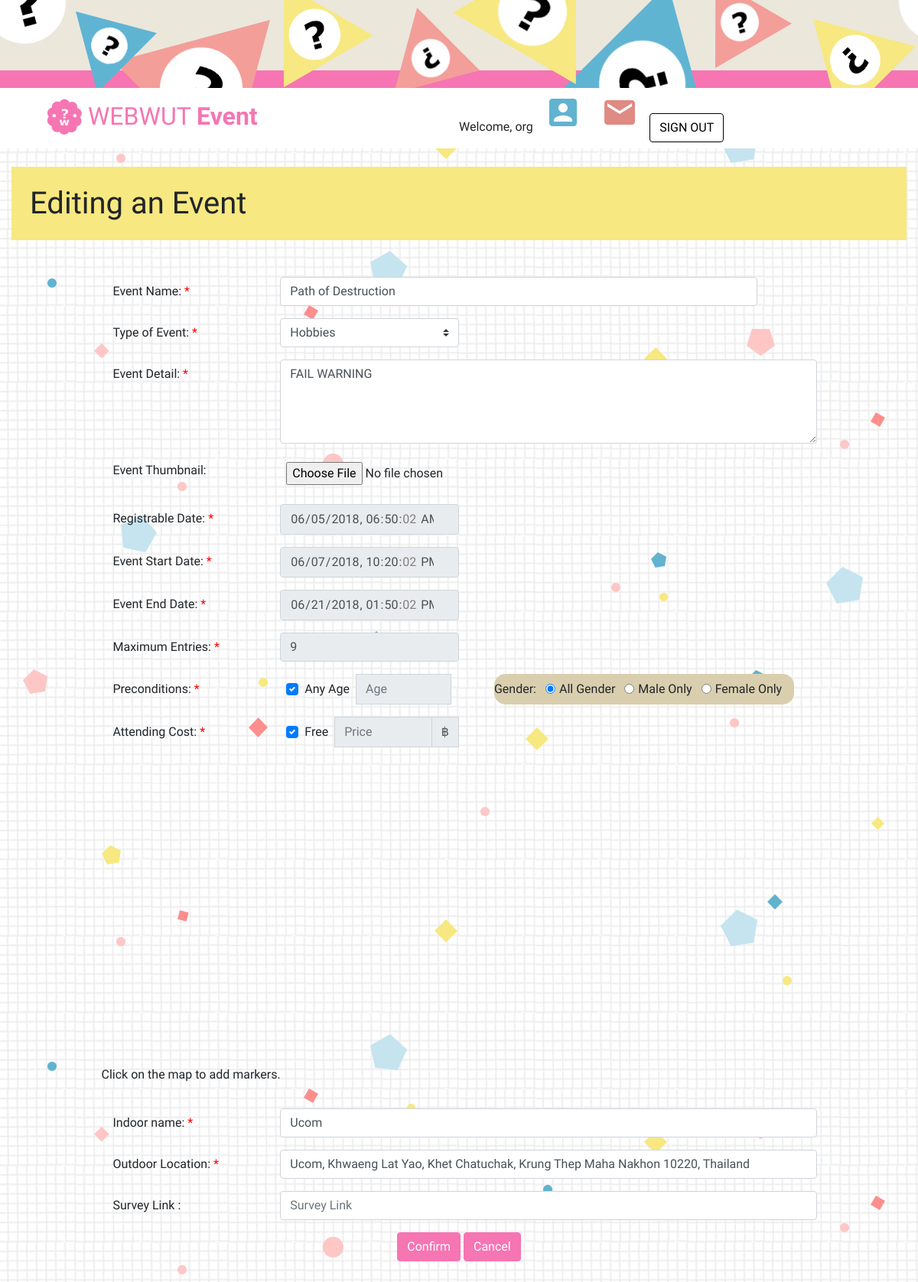
The page /event-form.php?eid=3 (signed in) on the database its author committed.
### tables this page shows
CREATE TABLE `event` (
  `eventID` int(11) NOT NULL,
  `orgID` int(11) NOT NULL,
  `eventCreate` timestamp NOT NULL DEFAULT CURRENT_TIMESTAMP,
  `registrableDate` datetime NOT NULL,
  `eventStart` datetime NOT NULL,
  `eventEnd` datetime NOT NULL,
  `eventName` varchar(255) NOT NULL,
  `eventDetail` varchar(512) NOT NULL,
  `age` int(11) NOT NULL,
  `gender` varchar(6) NOT NULL,
  `price` int(11) NOT NULL,
  `capacity` int(11) NOT NULL,
  `indoorName` varchar(255) NOT NULL,
  `location` varchar(255) NOT NULL,
  `type` varchar(10) NOT NULL
);

### organizer/event-form-components/php/form-cache.php (called while the page is built, shortened)
<?php
require_once 'services/connectDB.php';
if (empty($_GET)) {
    $headings = "Adding an Event";
} else {
    $eventID = $_GET["eid"];
    $orgID = $_SESSION["ID"];
    $query = "SELECT `eventDetail`, `eventName`, `registrableDate`,
              `eventStart`, `eventEnd`, `type`, `capacity`,
              `indoorName`, `location`, `surveyLink`
              FROM `event`
              LEFT JOIN `event_survey_link`
              ON `event`.`eventID` = `event_survey_link`.`eventID`
              WHERE `event`.`eventID` = $eventID
              AND `event`.`orgID` = $orgID";
    $statement = $conn->prepare($query);
    $statement->execute();
    if ($statement->rowCount()) {
        $eventData = $statement->fetch(PDO::FETCH_ASSOC);
        $detail = $eventData["eventDetail"];
        $type = $eventData["type"];
        $registrableDate = date("Y-m-d\TH:i:s", strtotime($eventData["registrableDate"]));
        $startDate = date("Y-m-d\TH:i:s", strtotime($eventData["eventStart"]));
        $endDate = date("Y-m-d\TH:i:s", strtotime($eventData["eventEnd"]));
        $eventName = $eventData["eventName"];
        $maxEntries = $eventData["capacity"];
        $indoorName = $eventData["indoorName"];
        $location = $eventData["location"];
    } else {
        header("Location: " . $_SERVER['PHP_SELF']);
    }
}

### organizer/event-form-components/php/form-name.php (the view, shortened to what this page needs)
<div class="form-group row">
    <label for="event-name" class="col-sm-3 col-form-label">Event
        Name: <span class="required">*<span></label>
    <input type="text" class="col-sm-8 form-control" id="event-name"
           name="event-name"
           placeholder="Name"
           value="<?php echo $eventName ?>"
           required autofocus>
</div>

### organizer/event-form-components/php/form-type.php (shortened to what this page needs)
<div class="form-group row align-items-center">
    <label class="col-sm-3 col-form-label" for="event-selector">Type
        of Event: <span class="required">*<span></label>
    <select class="col-sm-3 custom-select" id="event-selector"
            name="event-selector" required>
        <?php
        $options = array("Business", "Community", "Education", "Health", "Hobbies", "Music", "Science", "Sports");
        foreach ($options as $option) {
            $displayValue = $option;
            if ($option === "Science") {
                $displayValue = "Science & Techonology";
            }
            if ($option == $type) {
                echo "<option value =\"$option\" selected>$displayValue</option>";
            } else {
                echo "<option value =\"$option\">$displayValue</option>";
            }
        }
        ?>
    </select>
</div>

### organizer/event-form-components/php/form-detail.php (shortened to what this page needs)
<div class="form-group row">
    <label for="event-detail" class="col-sm-3 col-form-label">Event
        Detail: <span class="required">*<span></label>
    <textarea class="col-sm-9 form-control" id="event-detail"
              name="event-detail"
              rows="4"
              required><?php echo $detail ?></textarea>
</div>

### organizer/event-form-components/php/form-registrable-date.php (shortened to what this page needs)
<?php $time = date('Y-m-d\TH:i:s', strtotime("+6 hours")); ?>
<div class="form-group row">
    <label for="event-registrable-date" class="col-sm-3 col-form-label">Registrable
        Date: <span class="required">*<span></label>
    <input type="datetime-local" class="col-sm-3 form-control"
           id="event-registrable-date"
           name="event-registrable-date"
        <?php if ($registrableDate !== null) { ?>
            disabled value="<?php echo $registrableDate; ?>"
        <?php } else { ?>
           min="<?php echo $time; ?>"
           value="<?php echo $time; ?>"
           onchange="<?php echo 'setDateTimeRules(0)'; } ?>"
           required>
</div>

### organizer/event-form-components/php/form-start-date.php (shortened to what this page needs)
<?php $time = date('Y-m-d\TH:i:s', strtotime("+12 hours")); ?>
<div class="form-group row">
    <label for="event-start-date" class="col-sm-3 col-form-label">Event
        Start Date: <span class="required">*<span></label>
    <input type="datetime-local" class="col-sm-3 form-control"
           id="event-start-date"
           name="event-start-date"
        <?php if ($startDate !== null) { ?>
            disabled value="<?php echo $startDate; ?>"
        <?php } else { ?>
           min="<?php echo $time; ?>"
           value="<?php echo $time; ?>"
           onchange="<?php echo 'setDateTimeRules(1)'; } ?>"
           required>
</div>

### organizer/event-form-components/php/form-end-date.php (shortened to what this page needs)
<?php $time = date('Y-m-d\TH:i:s', strtotime("+15 hours")); ?>
<div class="form-group row">
    <label for="event-end-date" class="col-sm-3 col-form-label">Event
        End Date: <span class="required">*<span></label>
    <input type="datetime-local" class="col-sm-3 form-control"
           id="event-end-date"
           name="event-end-date"
        <?php if ($endDate !== null) { ?>
            disabled value="<?php echo $endDate; ?>"
        <?php } else { ?>
           min="<?php echo $time; ?>"
           value="<?php echo $time; ?>"
           onchange="<?php echo 'setDateTimeRules(2)'; } ?>"
           required>
</div>

### organizer/event-form-components/php/form-entries.php (shortened to what this page needs)
<div class="form-group row">
    <label for="max-entries" class="col-sm-3 col-form-label">Maximum
        Entries: <span class="required">*<span></label>
    <input type="number" class="col-sm-3 form-control"
           id="max-entries"
           name="max-entries"
           placeholder="Entries" min="1" max="999"
        <?php
        if ($maxEntries !== null) {
            echo "value=$maxEntries" ?> disabled <?php } ?>
           required>
</div>

### organizer/event-form-components/php/form-indoor-name.php (shortened to what this page needs)
<div class="form-group row">
    <label for="indoor-name"
           class="col-sm-3 col-form-label">Indoor name: <span class="required">*<span></label>
    <input type="text" class="col-sm-9 form-control"
           id="indoor-name"
           name="indoor-name"
           placeholder="Indoor name"
           value="<?php echo $indoorName ?>"
           required>
</div>

### organizer/event-form-components/php/form-location-info.php (shortened to what this page needs)
<div class="form-group row">
    <label for="location"
           class="col-sm-3 col-form-label">Outdoor
        Location: <span class="required">*<span></label>
    <input type="text" class="col-sm-9 form-control"
           id="location"
           name="location"
           placeholder="Outdoor Location"
           value="<?php echo $location ?>"
           required>
</div>

### css/header.css (style rules this page uses)
body { background-image: url("../assets/image/background.jpg"); background-attachment: fixed; }

### css/organizer.css (style rules this page uses)
span.required { color: red; }

### rows shown on the page
event: event-name "Path of Destruction", event-selector "Hobbies", event-detail "FAIL WARNING", event-registrable-date "06/05/2018 06:50:02", event-start-date "06/07/2018 22:20:02", event-end-date "06/21/2018 13:50:02", max-entries "9", indoor-name "Ucom", location "Ucom, Khwaeng Lat Yao, Khet Chatuchak, Krung Thep Maha Nakhon 10220, Thailand"

### other values the page prints
$displayName "org"
$headings "Editing an Event"
